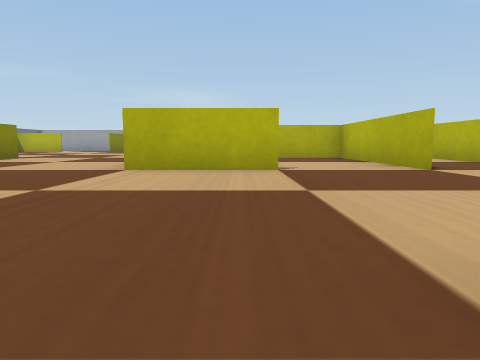
view 1 (above)

24 first-person views from a walk through a Webots world. The camera is 0.17 m above the floor, tilts 6° down and sees 70° across. The floor is counted in squares, 0.5 m on a side. Each view is taken from the middle of a square. On the plan, view 1 faces up. The plan holds only what a view shows up to about 9 squares ahead; the rest is blank. Robots are left out. Webots' stock objects and surfaces are drawn as simple stand-ins.

view 2
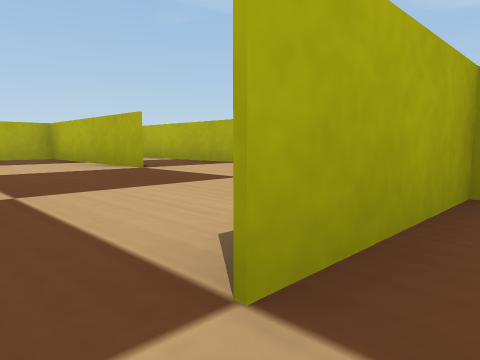

view 3
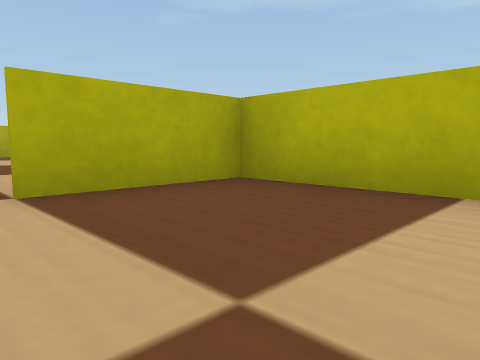

view 4
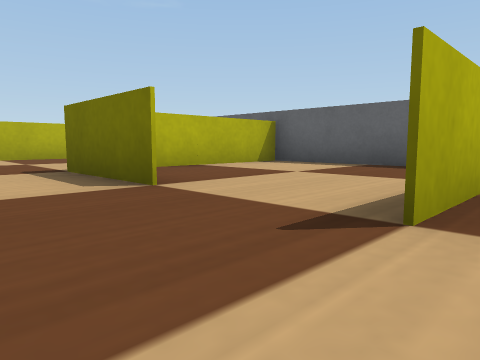

view 5
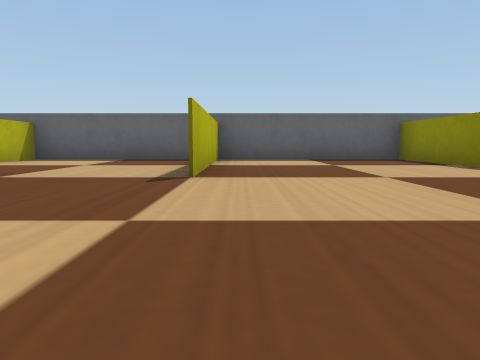

view 6
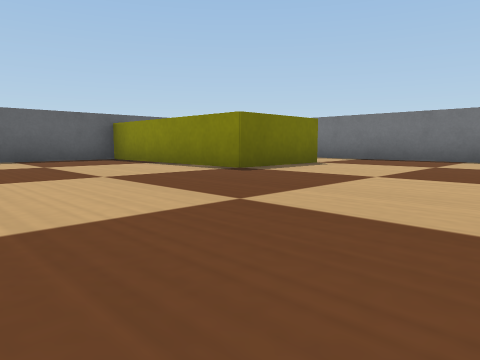

view 7
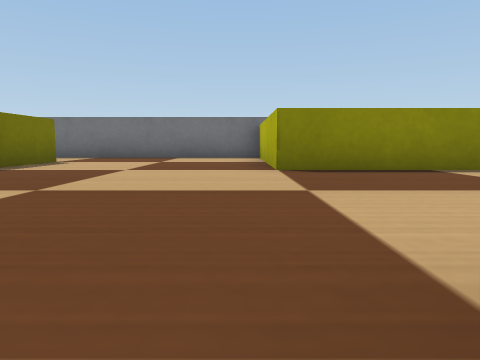

view 8
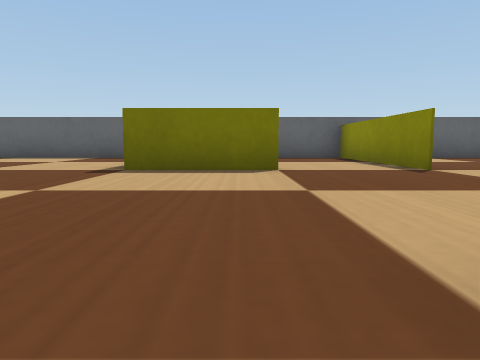

view 9
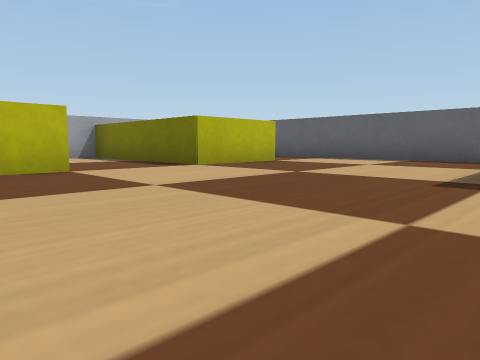

view 10
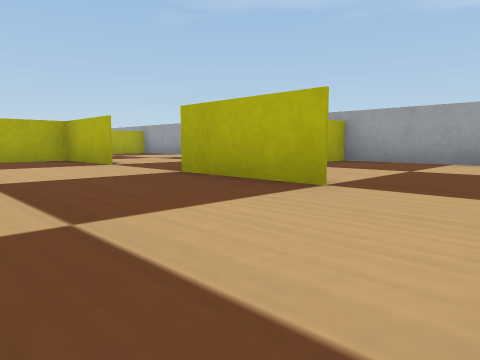

view 11
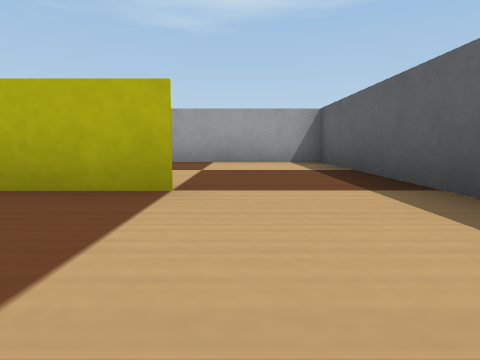

view 12
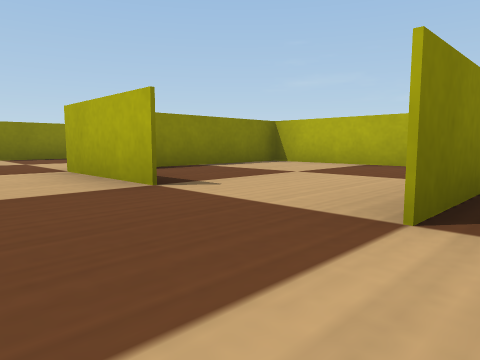

view 13
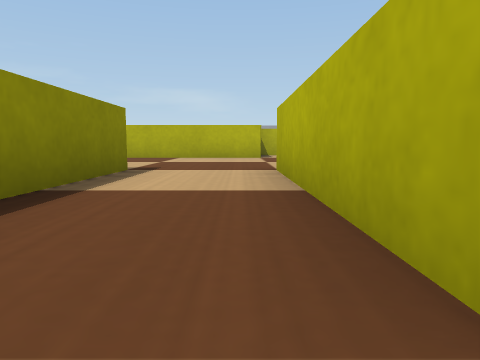

view 14
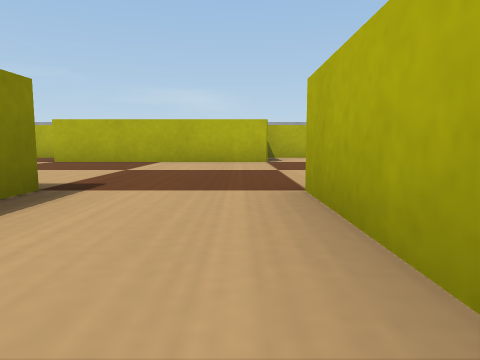

view 15
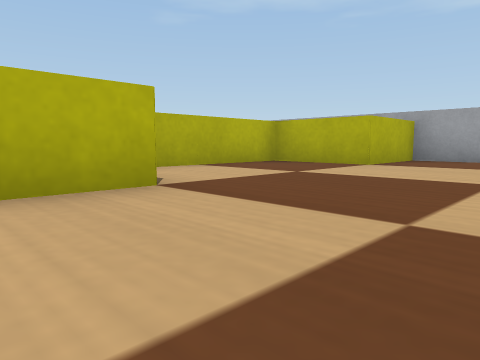

view 16
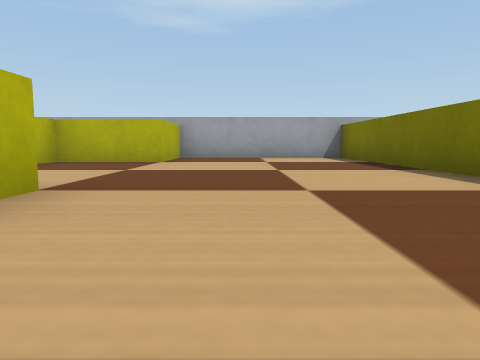

view 17
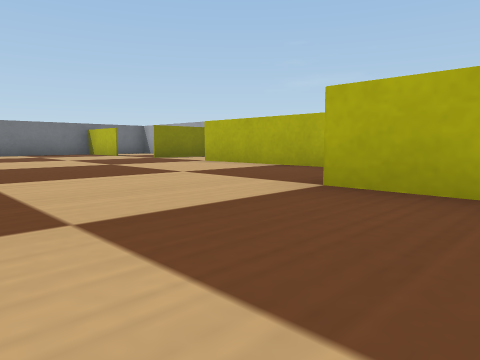

view 18
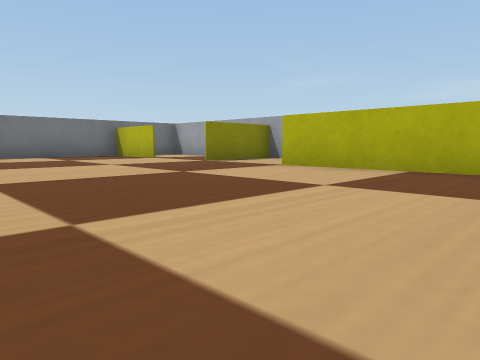

view 19
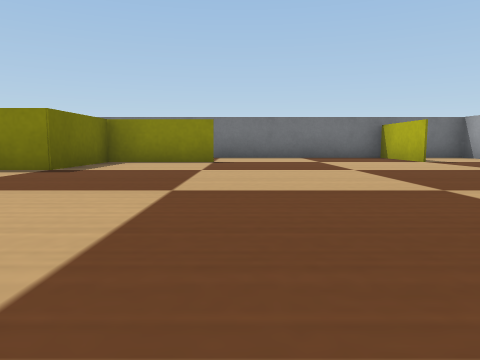

view 20
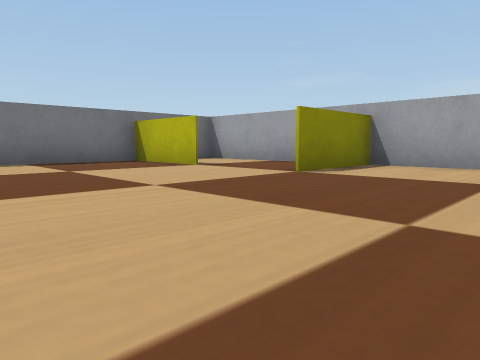

view 21
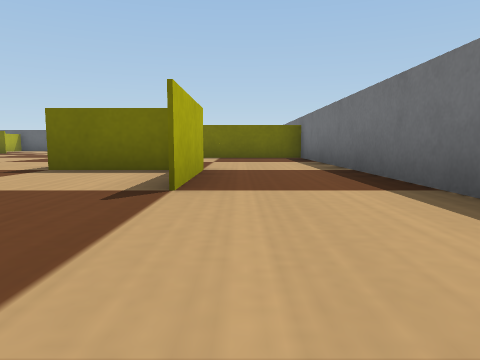

view 22
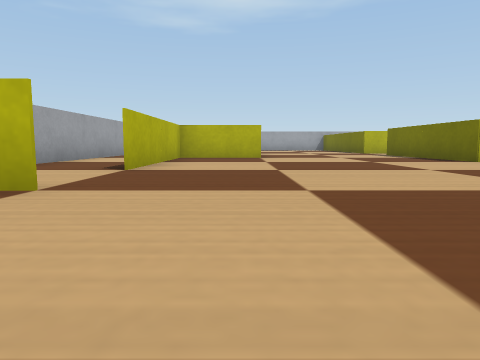

view 23
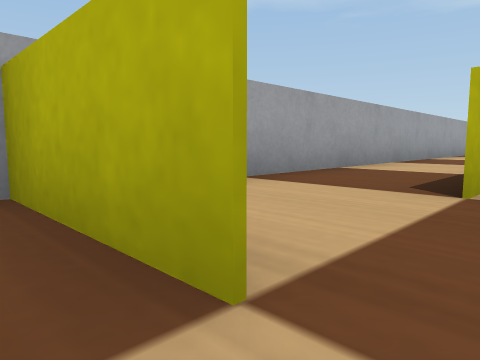

view 24
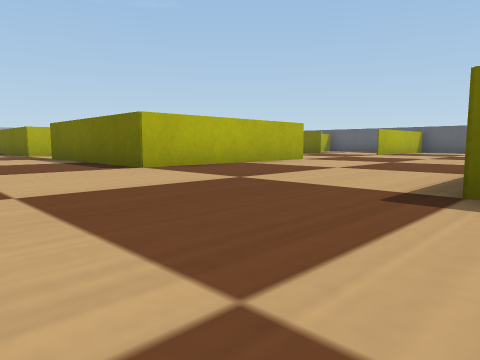

### Floor plan
Points are (right, up) in squares from view 1. A wall is a line through its corners. A room is listed if a view was taken in it or the views show most of it. See-through windows are left out.
Room 1 (views 1, 2, 3)
walls: (2.5, -3.6) (2.5, 0.5) (0.5, 0.5); (-1, -3.5) (3, -3.5); (-1.5, 0.5) (-1.5, -3.5)
ways out: opening at (0, 0) to room 2
Room 2 (views 4, 5, 6, 7, 8, 9, 10, 11, 12, 13, 14, 15, 16, 17, 18, 19, 20, 21, 22, 23, 24)
walls: (0.6, 4.5) (-1.5, 4.5) (-1.5, 8.5) (-1.5, 5.6); (-5.5, 8.5) (-5.5, 4.5) (-9.2, 4.5); (2.5, 4.4) (2.5, 8.5) (-1.5, 8.5) (2.5, 8.5) (2.5, 4.5); (-7.5, 8.5) (-5.5, 8.5); (-7.5, 10.6) (-7.5, 8.5) (-7.5, 10.5); (0.4, 0.5) (2.6, 0.5); (4.5, 4.6) (4.5, 8.5); (5.5, 8.5) (10.5, 8.5) (10.5, 12.5) (8.5, 12.5) (8.5, 14.5) (4.6, 14.5); (-9.6, 4.5) (-7, 4.5); (-5.5, 14.4) (-5.5, 15.6); (-7.6, 0.5) (-5.5, 0.5) (-5.5, -3.5) (-1, -3.5); (4.6, 12.5) (0.5, 12.5) (0.5, 14.5) (-3.5, 14.5); (-7.4, 14.5) (-9.5, 14.5); (6.5, 2.4) (6.5, 4.5) (5.3, 4.5); (-1.5, -3.4) (-1.5, 0.5); (-9.5, 15) (-9.5, 0.4); (3, -3.5) (6.5, -3.5); (6.5, -1.6) (6.5, 0.5)
ways out: opening at (0, 0) to room 1; opening at (7, -2.5) to room 3; opening at (-4, 15) to room 4; opening at (-6.5, 15) to room 5; opening at (-8.5, 1); opening at (7, 2)
Room 3 (no view inside)
walls: (6.5, -3.5) (10.5, -3.5) (10.5, 1.2); (10.6, 0.5) (9.8, 0.5)
ways out: opening at (7, -2.5) to room 2
Room 4 (no view inside)
walls: (4.4, 16.5) (-5, 16.5); (-5.5, 16.6) (-5.5, 14.5)
ways out: opening at (-4, 15) to room 2
Room 5 (no view inside)
walls: (-5.5, 15.6) (-5.5, 16.5); (-5, 16.5) (-9.5, 16.5) (-9.5, 15)
ways out: opening at (-6.5, 15) to room 2

Positions as (right, up) in squares from view 1, and headings:
1: (0, 0), facing up
2: (0, 0), facing up-right
3: (0, -2), facing up-right
4: (-2, 2), facing down-right
5: (-2, 4), facing down
6: (-2, 4), facing down-left
7: (-1, 4), facing left
8: (1, 5), facing down
9: (2, 4), facing down-right
10: (4, -3), facing up-right
11: (4, -2), facing right
12: (3, 3), facing up-left
13: (4, 4), facing up
14: (4, 6), facing up
15: (3, 10), facing up-right
16: (2, 11), facing right
17: (2, 10), facing up-left
18: (0, 10), facing up-left
19: (-1, 11), facing left
20: (-3, 11), facing up-left
21: (-8, 13), facing down
22: (-8, 13), facing right
23: (-6, 14), facing up-right
24: (-6, 11), facing down-right
